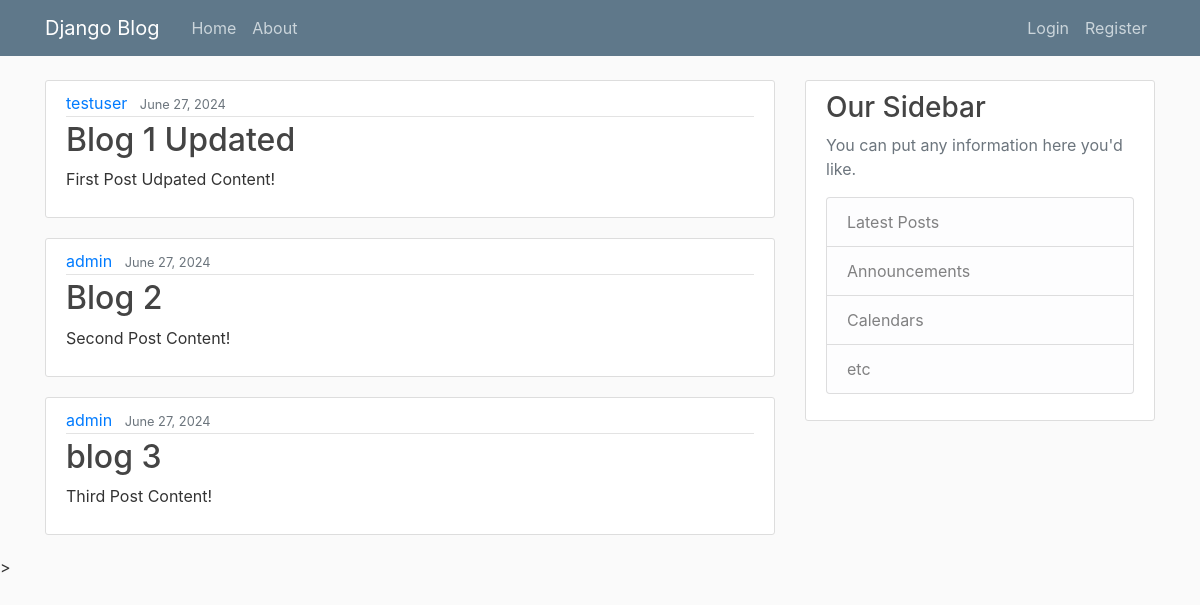
The page / on the database its author committed.
### blog/models.py (models this page shows, shortened)
class Post(models.Model):
   title = models.CharField(max_length=100)
   content = models.TextField()
   date_posted = models.DateTimeField(default=timezone.now)
   author = models.ForeignKey(User, on_delete=models.CASCADE)

### blog/views.py (the view)
# urls.py: path('', views.home, name='blog-home'),
def home(request):
   context = {
      'posts' : Post.objects.all()
   }
   return render(request, 'blog/home.html', context)

### blog/templates/blog/home.html
{% extends "blog/base.html" %}
{% block content %}
   {% for post in posts %}
      <article class="media content-section">
         <div class="media-body">
            <div class="article-metadata">
               <a class="mr-2" href="#">{{ post.author }}</a>
               <small class="text-muted">{{ post.date_posted|date:"F d, Y" }}</small>
            </div>
            <h2><a class="article-title" href="#">{{ post.title }}</a></h2>
            <p class="article-content">{{ post.content }}</p>
         </div>
      </article>
   {% endfor %}
{% endblock content %}

### blog/templates/blog/base.html (shortened to what this page needs)
{% load static %}
<!DOCTYPE html>
<html>
<head>
   <link rel="stylesheet" href="https://cdn.jsdelivr.net/npm/bootstrap@4.0.0/dist/css/bootstrap.min.css"
>
   <link rel="stylesheet" type="text/css" href="{% static 'blog/main.css' %}">
</head>
<body>
   <header class="site-header">
      <nav class="navbar navbar-expand-md navbar-dark bg-steel fixed-top">
         <div class="container">
            <a class="navbar-brand mr-4" href="{% url 'blog-home' %}">Django Blog</a>
            <div class="collapse navbar-collapse" id="navbarToggle">
               <div class="navbar-nav mr-auto">
                  <a class="nav-item nav-link" href="{% url 'blog-home' %}">Home</a>
                  <a class="nav-item nav-link" href="{% url 'blog-about' %}">About</a>
               </div>
               <div class="navbar-nav">
                  <a class="nav-item nav-link" href="#">Login</a>
                  <a class="nav-item nav-link" href="{% url 'register' %}">Register</a>
               </div>
            </div>
         </div>
      </nav>
   </header>
   <main role="main" class="container">
      <div class="row">
         <div class="col-md-8">
            {% block content %}{% endblock %}
         </div>
         <div class="col-md-4">
            <div class="content-section">
               <h3>Our Sidebar</h3>
               <p class='text-muted'>You can put any information here you'd like.
               <ul class="list-group">
                  <li class="list-group-item list-group-item-light">Latest Posts</li>
                  <li class="list-group-item list-group-item-light">Announcements</li>
                  <li class="list-group-item list-group-item-light">Calendars</li>
                  <li class="list-group-item list-group-item-light">etc</li>
               </ul>
               </p>
            </div>
         </div>
      </div>
   </main>>
</body>
</html>

### blog/static/blog/main.css (style rules this page uses)
body { background: #fafafa; color: #333333; margin-top: 5rem; }
h1, h2, h3, h4, h5, h6 { color: #444444; }
ul { margin: 0; }
.bg-steel { background-color: #5f788a; }
.site-header .navbar-nav .nav-link { color: #cbd5db; }
.content-section { background: #ffffff; padding: 10px 20px; border: 1px solid #dddddd; border-radius: 3px; margin-bottom: 20px; }
.article-title { color: #444444; }
.article-content { white-space: pre-line; }
.article-metadata { padding-bottom: 1px; margin-bottom: 4px; border-bottom: 1px solid #e3e3e3 }

### rows shown on the page
Post: author "testuser", date_posted "June 27, 2024", title "Blog 1 Updated", content "First Post Udpated Content!"
Post: author "admin", date_posted "June 27, 2024", title "Blog 2", content "Second Post Content!"
Post: author "admin", date_posted "June 27, 2024", title "blog 3", content "Third Post Content!"
